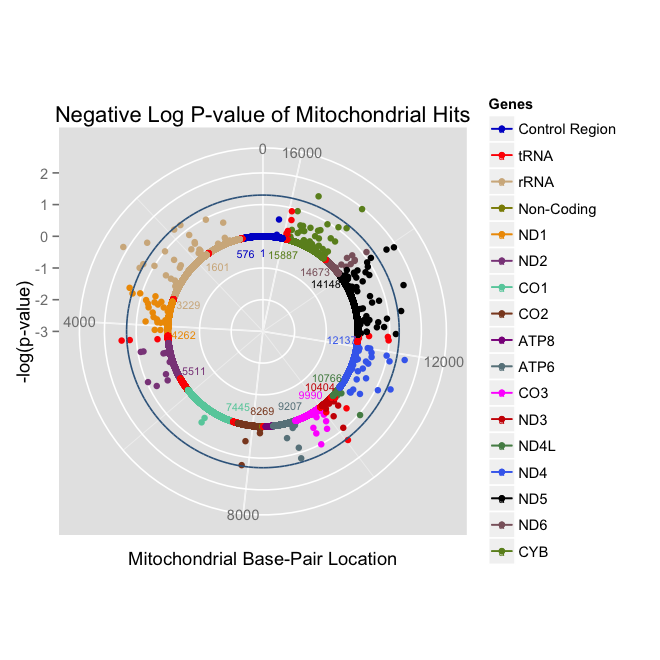

This chart was generated by the following R code:
# Mito solar plots for Mito PheWAS

# Source: https://github.com/hadley/ggplot2/wiki/Plotting-Mitochondrial-Genetic-Association-Results

# Import text file into R Studio with columns (at least): bp, pheno, p

# Load ggplot2
library(ggplot2)

# plink output files merged and pheno label added to specify results for cholesterol and diabetes
mitodata <- read.table(file="mitodata.txt", header=T)

# Sets gene names for bp ranges
addgenelabel <- function(bp,gene) { gene <- ifelse(bp < 577,gene <- "Control-Region", ifelse(bp < 648,gene <- "tRNA", ifelse(bp < 1602,gene <- "rRNA", ifelse(bp < 1671,gene <- "tRNA", ifelse(bp < 3230,gene <- "rRNA", ifelse(bp < 3305,gene <- "tRNA", ifelse(bp < 3307,gene <- "Non-Coding", ifelse(bp < 4263,gene<- "ND1", ifelse(bp < 4332,gene <- "tRNA", ifelse(bp < 4401,gene <- "tRNA", ifelse(bp < 4402,gene <- "Non-Coding", ifelse(bp < 4470,gene <- "tRNA", ifelse(bp < 5512,gene <- "ND2", ifelse(bp < 5580,gene <- "tRNA", ifelse(bp < 5587,gene <- "Non-Coding", ifelse(bp < 5656,gene <- "tRNA", ifelse(bp < 5657,gene <- "Non-Coding", ifelse(bp < 5730,gene <- "tRNA", ifelse(bp < 5826,gene <- "tRNA", ifelse(bp < 5892,gene <- "tRNA", ifelse(bp < 5904,gene <- "Non-Coding", ifelse(bp < 7446,gene <- "CO1", ifelse(bp < 7515,gene <- "tRNA", ifelse(bp < 7518,gene <- "Non-Coding", ifelse(bp < 7586,gene <- "tRNA", ifelse(bp < 8270,gene <- "CO2", ifelse(bp < 8295,gene <- "Non-Coding", ifelse(bp < 8365,gene <- "tRNA", ifelse(bp < 8366,gene <- "Non-Coding", ifelse(bp < 8573,gene <- "ATP8", ifelse(bp < 9208,gene <- "ATP6", ifelse(bp < 9991,gene <- "CO3", ifelse(bp < 10059,gene <- "tRNA", ifelse(bp < 10405,gene <- "ND3", ifelse(bp < 10470,gene <- "tRNA", ifelse(bp < 10767,gene <- "ND4L", ifelse(bp < 12138,gene <- "ND4", ifelse(bp < 12207,gene <- "tRNA", ifelse(bp < 12266,gene <- "tRNA", ifelse(bp < 12337,gene <- "tRNA", ifelse(bp < 14149,gene <- "ND5", ifelse(bp < 14674,gene <- "ND6", ifelse(bp < 14743,gene <- "tRNA", ifelse(bp < 14747,gene <- "Non-Coding", ifelse(bp < 15888,gene <- "CYB", ifelse(bp < 15954,gene <- "tRNA", ifelse(bp < 15956,gene <- "Non-Coding", ifelse(bp < 16024,gene <- "tRNA", ifelse(bp < 17000,gene <- "Control-Region") ))))))))))))))))))) ))))))))))))))))))) ))))))))) ) }

# Add gene names to each SNP
mitodata$gene <- addgenelabel(mitodata$bp,mitodata$gene)

# Display internal structure of mitodata
str(mitodata)

# Creates and stores negative log p as a new variable
mitodata$neglogp <- -1*log10(mitodata$p)

# Adds a significance threshold line at negative log of 0.05
mitodata$neglogpline <- -1*log10(0.05)

# Adds -3 label to y axis
mitodata$extraline <- -3

# Set colors for each gene
colours <- c("Control-Region" <- "lightblue4", "tRNA" <- "magenta4", "rRNA" <- "mediumaquamarine", "Non-Coding" <- "sienna4", "ND1" <- "magenta", "ND2" <- "mediumblue", "CO1" <- "olivedrab", "CO2" <- "orange2", "ATP8" <- "orchid4", "ATP6" <- "red3", "CO3" <- "royalblue2", "ND3" <- "palegreen4", "ND4L" <- "grey0", "ND4" <- "pink4", "ND5" <- "yellow4", "ND6" <- "steelblue4", "CYB" <- "tan","red")

# Create gene boundaries and lines
visibleboundaries <- c(1,576,1601,3229,4262,5511,7445,8269,9207,9990,10404,10766,12137,14148,14673,15887)

bdries <- data.frame(x = visibleboundaries,y=-.5)

bdries$gene <- addgenelabel(bdries$x,bdries$gene)

lines <- data.frame(x = seq(0,16567,by=1),y = 0)

lines$gene <- addgenelabel(lines$x,lines$gene)

# Plot everything and GO
ggplot(mitodata, aes(x = bp,y = neglogp,color = gene)) +
geom_point()+ coord_polar(direction = -1) +
geom_line(aes(x,1.30,color = "red"),data = lines) +
#facet_grid(.~pheno) +
geom_line(aes(y=extraline)) +
geom_point(aes(x,y,color = gene),data=lines) +
scale_colour_manual(values = colours,"Genes",breaks = c("Control-Region","tRNA","rRNA","Non-Coding","ND1","ND2","CO1","CO2","ATP8","ATP6","CO3","ND3","ND4L","ND4","ND5","ND6","CYB"),
labels = c("Control Region","tRNA","rRNA","Non-Coding","ND1","ND2","CO1","CO2","ATP8","ATP6","CO3","ND3","ND4L","ND4","ND5","ND6","CYB"))+
xlab("Mitochondrial Base-Pair Location") +
ylab("-log(p-value)") +
ggtitle("Negative Log P-value of Mitochondrial Hits") +
layer(geom="text",mapping =aes(x,y,label = x),data = bdries,size=2.5)

ggsave("solarplot.png", w=6, h=6, dpi=110)
